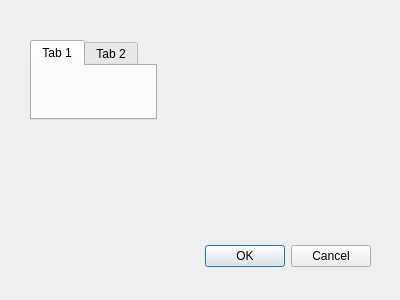
<?xml version="1.0" encoding="UTF-8"?>
<ui version="4.0">
 <class>Dialog</class>
 <widget class="QDialog" name="Dialog">
  <property name="geometry">
   <rect>
    <x>0</x>
    <y>0</y>
    <width>400</width>
    <height>300</height>
   </rect>
  </property>
  <property name="windowTitle">
   <string>Dialog</string>
  </property>
  <widget class="QDialogButtonBox" name="buttonBox">
   <property name="geometry">
    <rect>
     <x>30</x>
     <y>240</y>
     <width>341</width>
     <height>32</height>
    </rect>
   </property>
   <property name="orientation">
    <enum>Qt::Horizontal</enum>
   </property>
   <property name="standardButtons">
    <set>QDialogButtonBox::Cancel|QDialogButtonBox::Ok</set>
   </property>
  </widget>
  <widget class="QTabWidget" name="tabWidget">
   <property name="geometry">
    <rect>
     <x>30</x>
     <y>40</y>
     <width>127</width>
     <height>80</height>
    </rect>
   </property>
   <widget class="QWidget" name="tab">
    <attribute name="title">
     <string>Tab 1</string>
    </attribute>
   </widget>
   <widget class="QWidget" name="tab_2">
    <attribute name="title">
     <string>Tab 2</string>
    </attribute>
   </widget>
  </widget>
 </widget>
 <resources/>
 <connections>
  <connection>
   <sender>buttonBox</sender>
   <signal>accepted()</signal>
   <receiver>Dialog</receiver>
   <slot>accept()</slot>
   <hints>
    <hint type="sourcelabel">
     <x>248</x>
     <y>254</y>
    </hint>
    <hint type="destinationlabel">
     <x>157</x>
     <y>274</y>
    </hint>
   </hints>
  </connection>
  <connection>
   <sender>buttonBox</sender>
   <signal>rejected()</signal>
   <receiver>Dialog</receiver>
   <slot>reject()</slot>
   <hints>
    <hint type="sourcelabel">
     <x>316</x>
     <y>260</y>
    </hint>
    <hint type="destinationlabel">
     <x>286</x>
     <y>274</y>
    </hint>
   </hints>
  </connection>
 </connections>
</ui>
